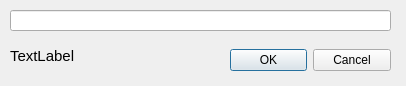
<?xml version="1.0" encoding="UTF-8"?>
<ui version="4.0">
 <class>CreateDirDialog</class>
 <widget class="QDialog" name="CreateDirDialog">
  <property name="windowModality">
   <enum>Qt::NonModal</enum>
  </property>
  <property name="geometry">
   <rect>
    <x>0</x>
    <y>0</y>
    <width>406</width>
    <height>86</height>
   </rect>
  </property>
  <property name="windowTitle">
   <string>Directory dialog</string>
  </property>
  <property name="modal">
   <bool>false</bool>
  </property>
  <widget class="QDialogButtonBox" name="buttonBox">
   <property name="geometry">
    <rect>
     <x>230</x>
     <y>40</y>
     <width>161</width>
     <height>41</height>
    </rect>
   </property>
   <property name="orientation">
    <enum>Qt::Horizontal</enum>
   </property>
   <property name="standardButtons">
    <set>QDialogButtonBox::Cancel|QDialogButtonBox::Ok</set>
   </property>
  </widget>
  <widget class="QLineEdit" name="lineEdit">
   <property name="geometry">
    <rect>
     <x>10</x>
     <y>10</y>
     <width>381</width>
     <height>21</height>
    </rect>
   </property>
  </widget>
  <widget class="QLabel" name="operationLabel">
   <property name="geometry">
    <rect>
     <x>10</x>
     <y>40</y>
     <width>211</width>
     <height>31</height>
    </rect>
   </property>
   <property name="font">
    <font>
     <pointsize>11</pointsize>
     <underline>false</underline>
     <strikeout>false</strikeout>
    </font>
   </property>
   <property name="text">
    <string>TextLabel</string>
   </property>
  </widget>
 </widget>
 <resources/>
 <connections>
  <connection>
   <sender>buttonBox</sender>
   <signal>accepted()</signal>
   <receiver>CreateDirDialog</receiver>
   <slot>accept()</slot>
   <hints>
    <hint type="sourcelabel">
     <x>390</x>
     <y>40</y>
    </hint>
    <hint type="destinationlabel">
     <x>157</x>
     <y>85</y>
    </hint>
   </hints>
  </connection>
  <connection>
   <sender>buttonBox</sender>
   <signal>rejected()</signal>
   <receiver>CreateDirDialog</receiver>
   <slot>reject()</slot>
   <hints>
    <hint type="sourcelabel">
     <x>390</x>
     <y>40</y>
    </hint>
    <hint type="destinationlabel">
     <x>239</x>
     <y>85</y>
    </hint>
   </hints>
  </connection>
 </connections>
</ui>
